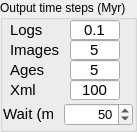
            <widget class="QGroupBox" name="writingGroup">
             <property name="geometry">
              <rect>
               <x>394</x>
               <y>0</y>
               <width>137</width>
               <height>132</height>
              </rect>
             </property>
             <property name="title">
              <string>Output time steps (Myr)</string>
             </property>
             <widget class="QLabel" name="label_8">
              <property name="geometry">
               <rect>
                <x>10</x>
                <y>20</y>
                <width>50</width>
                <height>20</height>
               </rect>
              </property>
              <property name="minimumSize">
               <size>
                <width>50</width>
                <height>20</height>
               </size>
              </property>
              <property name="maximumSize">
               <size>
                <width>50</width>
                <height>20</height>
               </size>
              </property>
              <property name="font">
               <font>
                <family>Lucida Grande</family>
                <pointsize>11</pointsize>
                <weight>50</weight>
                <bold>false</bold>
               </font>
              </property>
              <property name="text">
               <string>Logs</string>
              </property>
             </widget>
             <widget class="QLabel" name="label_9">
              <property name="geometry">
               <rect>
                <x>10</x>
                <y>40</y>
                <width>50</width>
                <height>20</height>
               </rect>
              </property>
              <property name="minimumSize">
               <size>
                <width>50</width>
                <height>20</height>
               </size>
              </property>
              <property name="maximumSize">
               <size>
                <width>50</width>
                <height>20</height>
               </size>
              </property>
              <property name="font">
               <font>
                <family>Lucida Grande</family>
                <pointsize>11</pointsize>
                <weight>50</weight>
                <bold>false</bold>
               </font>
              </property>
              <property name="text">
               <string>Images</string>
              </property>
             </widget>
             <widget class="QLabel" name="label_10">
              <property name="geometry">
               <rect>
                <x>10</x>
                <y>60</y>
                <width>50</width>
                <height>20</height>
               </rect>
              </property>
              <property name="minimumSize">
               <size>
                <width>50</width>
                <height>20</height>
               </size>
              </property>
              <property name="maximumSize">
               <size>
                <width>50</width>
                <height>20</height>
               </size>
              </property>
              <property name="font">
               <font>
                <family>Lucida Grande</family>
                <pointsize>11</pointsize>
                <weight>50</weight>
                <bold>false</bold>
               </font>
              </property>
              <property name="text">
               <string>Ages</string>
              </property>
             </widget>
             <widget class="QLineEdit" name="writeLogs">
              <property name="geometry">
               <rect>
                <x>70</x>
                <y>20</y>
                <width>50</width>
                <height>20</height>
               </rect>
              </property>
              <property name="minimumSize">
               <size>
                <width>50</width>
                <height>20</height>
               </size>
              </property>
              <property name="maximumSize">
               <size>
                <width>50</width>
                <height>20</height>
               </size>
              </property>
              <property name="font">
               <font>
                <family>Lucida Grande</family>
                <pointsize>11</pointsize>
               </font>
              </property>
              <property name="text">
               <string>0.1</string>
              </property>
              <property name="alignment">
               <set>Qt::AlignCenter</set>
              </property>
             </widget>
             <widget class="QLineEdit" name="writeImages">
              <property name="geometry">
               <rect>
                <x>70</x>
                <y>40</y>
                <width>50</width>
                <height>20</height>
               </rect>
              </property>
              <property name="minimumSize">
               <size>
                <width>50</width>
                <height>20</height>
               </size>
              </property>
              <property name="maximumSize">
               <size>
                <width>50</width>
                <height>20</height>
               </size>
              </property>
              <property name="font">
               <font>
                <family>Lucida Grande</family>
                <pointsize>11</pointsize>
               </font>
              </property>
              <property name="text">
               <string>5</string>
              </property>
              <property name="alignment">
               <set>Qt::AlignCenter</set>
              </property>
             </widget>
             <widget class="QLineEdit" name="writeAges">
              <property name="geometry">
               <rect>
                <x>70</x>
                <y>60</y>
                <width>50</width>
                <height>20</height>
               </rect>
              </property>
              <property name="minimumSize">
               <size>
                <width>50</width>
                <height>20</height>
               </size>
              </property>
              <property name="maximumSize">
               <size>
                <width>50</width>
                <height>20</height>
               </size>
              </property>
              <property name="font">
               <font>
                <family>Lucida Grande</family>
                <pointsize>11</pointsize>
               </font>
              </property>
              <property name="text">
               <string>5</string>
              </property>
              <property name="alignment">
               <set>Qt::AlignCenter</set>
              </property>
             </widget>
             <widget class="QLabel" name="label_60">
              <property name="geometry">
               <rect>
                <x>10</x>
                <y>80</y>
                <width>51</width>
                <height>20</height>
               </rect>
              </property>
              <property name="font">
               <font>
                <pointsize>11</pointsize>
               </font>
              </property>
              <property name="text">
               <string>Xml</string>
              </property>
             </widget>
             <widget class="QLineEdit" name="writeXml">
              <property name="geometry">
               <rect>
                <x>70</x>
                <y>80</y>
                <width>50</width>
                <height>20</height>
               </rect>
              </property>
              <property name="font">
               <font>
                <pointsize>11</pointsize>
               </font>
              </property>
              <property name="text">
               <string>100</string>
              </property>
              <property name="alignment">
               <set>Qt::AlignCenter</set>
              </property>
             </widget>
             <widget class="QLabel" name="label_84">
              <property name="geometry">
               <rect>
                <x>3</x>
                <y>104</y>
                <width>51</width>
                <height>20</height>
               </rect>
              </property>
              <property name="font">
               <font>
                <pointsize>11</pointsize>
               </font>
              </property>
              <property name="text">
               <string>Wait (ms)</string>
              </property>
             </widget>
             <widget class="QSpinBox" name="waitms">
              <property name="geometry">
               <rect>
                <x>64</x>
                <y>103</y>
                <width>69</width>
                <height>23</height>
               </rect>
              </property>
              <property name="font">
               <font>
                <family>Lucida Grande</family>
                <pointsize>10</pointsize>
               </font>
              </property>
              <property name="alignment">
               <set>Qt::AlignRight|Qt::AlignTrailing|Qt::AlignVCenter</set>
              </property>
              <property name="minimum">
               <number>0</number>
              </property>
              <property name="maximum">
               <number>1000</number>
              </property>
              <property name="singleStep">
               <number>5</number>
              </property>
              <property name="value">
               <number>50</number>
              </property>
             </widget>
            </widget>
